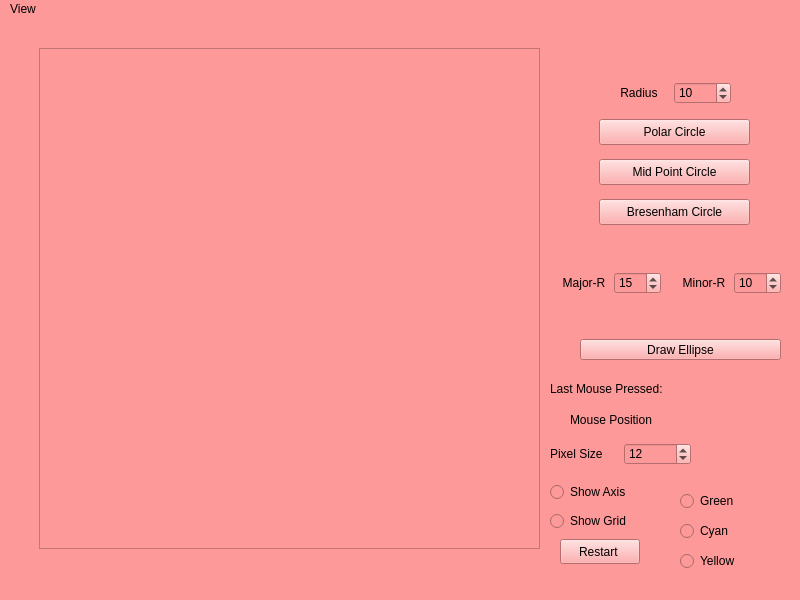
<?xml version="1.0" encoding="UTF-8"?>
<ui version="4.0">
 <class>MainWindow</class>
 <widget class="QMainWindow" name="MainWindow">
  <property name="geometry">
   <rect>
    <x>0</x>
    <y>0</y>
    <width>800</width>
    <height>600</height>
   </rect>
  </property>
  <property name="windowTitle">
   <string>MainWindow</string>
  </property>
  <property name="styleSheet">
   <string notr="true">background-color: rgb(253, 153, 153);</string>
  </property>
  <widget class="QWidget" name="centralwidget">
   <widget class="frame_widget" name="frame">
    <property name="geometry">
     <rect>
      <x>39</x>
      <y>29</y>
      <width>501</width>
      <height>501</height>
     </rect>
    </property>
    <property name="frameShape">
     <enum>QFrame::StyledPanel</enum>
    </property>
    <property name="frameShadow">
     <enum>QFrame::Raised</enum>
    </property>
   </widget>
   <widget class="QWidget" name="layoutWidget">
    <property name="geometry">
     <rect>
      <x>570</x>
      <y>390</y>
      <width>201</width>
      <height>21</height>
     </rect>
    </property>
    <layout class="QHBoxLayout" name="horizontalLayout_2">
     <item>
      <widget class="QLabel" name="label_6">
       <property name="text">
        <string>Mouse Position</string>
       </property>
      </widget>
     </item>
     <item>
      <widget class="QLabel" name="coord">
       <property name="text">
        <string/>
       </property>
      </widget>
     </item>
    </layout>
   </widget>
   <widget class="QWidget" name="layoutWidget">
    <property name="geometry">
     <rect>
      <x>550</x>
      <y>420</y>
      <width>141</width>
      <height>31</height>
     </rect>
    </property>
    <layout class="QVBoxLayout" name="verticalLayout_2">
     <item>
      <layout class="QHBoxLayout" name="horizontalLayout_3">
       <item>
        <widget class="QLabel" name="label">
         <property name="text">
          <string>Pixel Size</string>
         </property>
        </widget>
       </item>
       <item>
        <widget class="QSpinBox" name="spinBox">
         <property name="maximum">
          <number>150</number>
         </property>
         <property name="value">
          <number>12</number>
         </property>
        </widget>
       </item>
      </layout>
     </item>
    </layout>
   </widget>
   <widget class="QPushButton" name="pushButton_5">
    <property name="geometry">
     <rect>
      <x>560</x>
      <y>520</y>
      <width>80</width>
      <height>25</height>
     </rect>
    </property>
    <property name="text">
     <string>Restart </string>
    </property>
   </widget>
   <widget class="QWidget" name="horizontalLayoutWidget">
    <property name="geometry">
     <rect>
      <x>550</x>
      <y>360</y>
      <width>201</width>
      <height>21</height>
     </rect>
    </property>
    <layout class="QHBoxLayout" name="horizontalLayout_6">
     <item>
      <widget class="QLabel" name="label_5">
       <property name="text">
        <string>&lt;html&gt;&lt;head/&gt;&lt;body&gt;&lt;p&gt;Last Mouse Pressed:&lt;/p&gt;&lt;/body&gt;&lt;/html&gt;</string>
       </property>
      </widget>
     </item>
     <item>
      <widget class="QLabel" name="press">
       <property name="text">
        <string/>
       </property>
      </widget>
     </item>
    </layout>
   </widget>
   <widget class="QWidget" name="horizontalLayoutWidget_2">
    <property name="geometry">
     <rect>
      <x>610</x>
      <y>60</y>
      <width>121</width>
      <height>28</height>
     </rect>
    </property>
    <layout class="QHBoxLayout" name="horizontalLayout_8">
     <item>
      <widget class="QLabel" name="label_4">
       <property name="text">
        <string>Radius</string>
       </property>
       <property name="alignment">
        <set>Qt::AlignCenter</set>
       </property>
      </widget>
     </item>
     <item>
      <widget class="QSpinBox" name="radius">
       <property name="value">
        <number>10</number>
       </property>
      </widget>
     </item>
    </layout>
   </widget>
   <widget class="QWidget" name="horizontalLayoutWidget_3">
    <property name="geometry">
     <rect>
      <x>580</x>
      <y>30</y>
      <width>171</width>
      <height>20</height>
     </rect>
    </property>
    <layout class="QHBoxLayout" name="horizontalLayout_9">
     <item>
      <widget class="QLabel" name="center">
       <property name="text">
        <string/>
       </property>
       <property name="alignment">
        <set>Qt::AlignCenter</set>
       </property>
      </widget>
     </item>
    </layout>
   </widget>
   <widget class="QWidget" name="horizontalLayoutWidget_4">
    <property name="geometry">
     <rect>
      <x>560</x>
      <y>250</y>
      <width>101</width>
      <height>28</height>
     </rect>
    </property>
    <layout class="QHBoxLayout" name="horizontalLayout">
     <item>
      <widget class="QLabel" name="label_9">
       <property name="text">
        <string>Major-R</string>
       </property>
       <property name="alignment">
        <set>Qt::AlignCenter</set>
       </property>
      </widget>
     </item>
     <item>
      <widget class="QSpinBox" name="major">
       <property name="value">
        <number>15</number>
       </property>
      </widget>
     </item>
    </layout>
   </widget>
   <widget class="QWidget" name="horizontalLayoutWidget_5">
    <property name="geometry">
     <rect>
      <x>680</x>
      <y>250</y>
      <width>101</width>
      <height>28</height>
     </rect>
    </property>
    <layout class="QHBoxLayout" name="horizontalLayout_7">
     <item>
      <widget class="QLabel" name="label_10">
       <property name="text">
        <string>Minor-R</string>
       </property>
       <property name="alignment">
        <set>Qt::AlignCenter</set>
       </property>
      </widget>
     </item>
     <item>
      <widget class="QSpinBox" name="minor">
       <property name="value">
        <number>10</number>
       </property>
      </widget>
     </item>
    </layout>
   </widget>
   <widget class="QWidget" name="horizontalLayoutWidget_6">
    <property name="geometry">
     <rect>
      <x>590</x>
      <y>290</y>
      <width>171</width>
      <height>21</height>
     </rect>
    </property>
    <layout class="QHBoxLayout" name="horizontalLayout_10">
     <item>
      <widget class="QLabel" name="center_2">
       <property name="text">
        <string/>
       </property>
       <property name="alignment">
        <set>Qt::AlignCenter</set>
       </property>
      </widget>
     </item>
    </layout>
   </widget>
   <widget class="QPushButton" name="pushButton_7">
    <property name="geometry">
     <rect>
      <x>580</x>
      <y>320</y>
      <width>201</width>
      <height>21</height>
     </rect>
    </property>
    <property name="text">
     <string>Draw Ellipse</string>
    </property>
   </widget>
   <widget class="QWidget" name="layoutWidget">
    <property name="geometry">
     <rect>
      <x>550</x>
      <y>460</y>
      <width>101</width>
      <height>56</height>
     </rect>
    </property>
    <layout class="QVBoxLayout" name="verticalLayout">
     <item>
      <widget class="QRadioButton" name="radioButton">
       <property name="text">
        <string>Show Axis</string>
       </property>
       <property name="autoExclusive">
        <bool>false</bool>
       </property>
      </widget>
     </item>
     <item>
      <widget class="QRadioButton" name="radioButton_2">
       <property name="text">
        <string>Show Grid</string>
       </property>
       <property name="autoExclusive">
        <bool>false</bool>
       </property>
      </widget>
     </item>
    </layout>
   </widget>
   <widget class="QRadioButton" name="radioButton_3">
    <property name="geometry">
     <rect>
      <x>680</x>
      <y>470</y>
      <width>102</width>
      <height>24</height>
     </rect>
    </property>
    <property name="text">
     <string>Green</string>
    </property>
   </widget>
   <widget class="QRadioButton" name="radioButton_4">
    <property name="geometry">
     <rect>
      <x>680</x>
      <y>500</y>
      <width>102</width>
      <height>24</height>
     </rect>
    </property>
    <property name="text">
     <string>Cyan</string>
    </property>
   </widget>
   <widget class="QRadioButton" name="radioButton_5">
    <property name="geometry">
     <rect>
      <x>680</x>
      <y>530</y>
      <width>102</width>
      <height>24</height>
     </rect>
    </property>
    <property name="text">
     <string>Yellow</string>
    </property>
   </widget>
   <widget class="QPushButton" name="pushButton">
    <property name="geometry">
     <rect>
      <x>599</x>
      <y>100</y>
      <width>151</width>
      <height>26</height>
     </rect>
    </property>
    <property name="text">
     <string>Polar Circle</string>
    </property>
   </widget>
   <widget class="QPushButton" name="pushButton_2">
    <property name="geometry">
     <rect>
      <x>599</x>
      <y>140</y>
      <width>151</width>
      <height>26</height>
     </rect>
    </property>
    <property name="text">
     <string>Mid Point Circle</string>
    </property>
   </widget>
   <widget class="QPushButton" name="pushButton_3">
    <property name="geometry">
     <rect>
      <x>599</x>
      <y>180</y>
      <width>151</width>
      <height>26</height>
     </rect>
    </property>
    <property name="text">
     <string>Bresenham Circle</string>
    </property>
   </widget>
  </widget>
  <widget class="QMenuBar" name="menubar">
   <property name="geometry">
    <rect>
     <x>0</x>
     <y>0</y>
     <width>800</width>
     <height>23</height>
    </rect>
   </property>
   <widget class="QMenu" name="menuCreate_New">
    <property name="styleSheet">
     <string notr="true"/>
    </property>
    <property name="title">
     <string>View</string>
    </property>
   </widget>
   <addaction name="menuCreate_New"/>
  </widget>
  <widget class="QStatusBar" name="statusbar"/>
 </widget>
 <customwidgets>
  <customwidget>
   <class>frame_widget</class>
   <extends>QFrame</extends>
   <header>frame_widget.h</header>
   <container>1</container>
  </customwidget>
 </customwidgets>
 <resources/>
 <connections/>
</ui>
